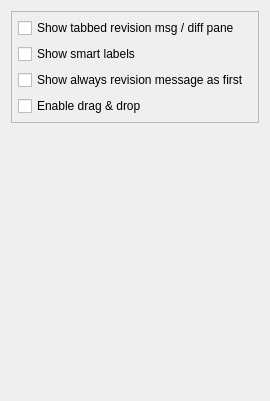
     <widget class="QWidget" name="Browse">
      <attribute name="title">
       <string>&amp;Browse</string>
      </attribute>
      <layout class="QVBoxLayout" name="verticalLayout_6">
       <item>
        <widget class="QFrame" name="frame_5">
         <property name="frameShape">
          <enum>QFrame::StyledPanel</enum>
         </property>
         <property name="frameShadow">
          <enum>QFrame::Raised</enum>
         </property>
         <layout class="QVBoxLayout" name="verticalLayout_5">
          <property name="leftMargin">
           <number>6</number>
          </property>
          <property name="topMargin">
           <number>6</number>
          </property>
          <property name="rightMargin">
           <number>6</number>
          </property>
          <property name="bottomMargin">
           <number>6</number>
          </property>
          <item>
           <widget class="QCheckBox" name="checkBoxLogDiffTab">
            <property name="toolTip">
             <string>Check to see tabbed revision log / diff pane</string>
            </property>
            <property name="text">
             <string>Show tabbed revision msg / diff pane</string>
            </property>
           </widget>
          </item>
          <item>
           <widget class="QCheckBox" name="checkBoxSmartLabels">
            <property name="toolTip">
             <string>Check to show smart jump labels on revision description pane</string>
            </property>
            <property name="text">
             <string>Show smart labels</string>
            </property>
           </widget>
          </item>
          <item>
           <widget class="QCheckBox" name="checkBoxMsgOnNewSHA">
            <property name="toolTip">
             <string>Check to see always the revision description in main view when browsing the repo. Patch content will be visible after request.</string>
            </property>
            <property name="text">
             <string>Show always revision message as first </string>
            </property>
            <property name="shortcut">
             <string>Alt+Y</string>
            </property>
           </widget>
          </item>
          <item>
           <widget class="QCheckBox" name="checkBoxEnableDragnDrop">
            <property name="toolTip">
             <string>Check to enable Git operations, etc. via drag &amp; drop</string>
            </property>
            <property name="text">
             <string>Enable drag &amp;&amp; drop</string>
            </property>
           </widget>
          </item>
         </layout>
        </widget>
       </item>
       <item>
        <spacer>
         <property name="orientation">
          <enum>Qt::Vertical</enum>
         </property>
         <property name="sizeHint" stdset="0">
          <size>
           <width>20</width>
           <height>267</height>
          </size>
         </property>
        </spacer>
       </item>
      </layout>
     </widget>
